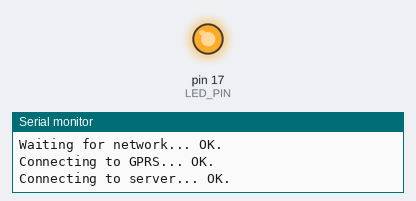
The sketch below on a simulated Arduino Leonardo, built for the host (arithmetic inside an expression is 32-bit, double 64-bit). Shown: output pins drawn as LEDs (lit = HIGH), the last lines printed to the serial monitor. Uploads are accepted with an empty reply.

Above: at 5.87 s.
At 13.5 s:
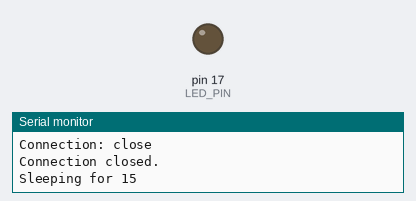
Timing chart, 0 to 25.7 s (numbered marks = the images above):
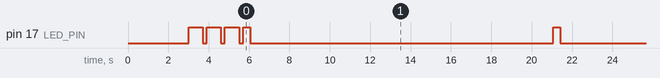

The sketch:

pro_micro_send_data.ino
```cpp
/*
#define TINY_GSM_MODEM_SIM800      // Указываем наш модем. Эта строка у тебя уже есть, убедись, что она здесь.
#define TINY_GSM_RX_BUFFER   64    // Уменьшаем буфер для экономии RAM, может немного помочь и с Flash

// Отключаем все ненужные функции для экономии Flash-памяти
// Компилятор просто не будет включать код для этих функций в прошивку
#define TINY_GSM_HAS_SMS      0
#define TINY_GSM_HAS_CALLS    0
#define TINY_GSM_HAS_LOCATION 0
#define TINY_GSM_HAS_FTP      0
#define TINY_GSM_HAS_BLUETOOTH 0
#define TINY_GSM_HAS_MQTT     0
#define TINY_GSM_HAS_SSL      0 // SSL самый "тяжелый", его отключение даст больше всего экономии

*/


// --- НАСТРОЙКИ GPRS И СЕРВЕРА ---
const char apn[]      = "internet";
const char gprsUser[] = "";
const char gprsPass[] = "";
const char server[]   = "94.228.123.208";
const int  port       = 8001;

#define LOOP_DELAY_SECONDS 15 // <<< ИЗМЕНЕНО: Задержка в конце цикла вместо сна

// --- ПИНЫ ДЛЯ PRO MICRO ---
#define LED_PIN       17  // <<< ИЗМЕНЕНО: Используем RX LED на пине 17
#define MODEM_RST_PIN 5

// --- БИБЛИОТЕКИ (те же самые) ---
#define TINY_GSM_MODEM_SIM800
#include <TinyGsmClient.h>
#include <Wire.h>
#include "RTClib.h"
//#include <Adafruit_Sensor.h>
#include <Adafruit_BME280.h>


// --- ОБЪЕКТЫ И ПЕРЕМЕННЫЕ ---
RTC_DS3231 rtc;
Adafruit_BME280 bme;

// <<< ИЗМЕНЕНО: Используем аппаратный Serial1 на пинах 0(RX) и 1(TX)
#define SerialGSM Serial1
TinyGsm modem(SerialGSM);
TinyGsmClient client(modem);


void blink() {
  int i = 0;
  while(i++ < 3) {
    digitalWrite(17, HIGH);
    delay(700); // Уменьшим задержку, чтобы быстрее увидеть результат
    digitalWrite(17, LOW);
    delay(200);
  }
}


// <<< ИЗМЕНЕНО: Вся логика перенесена из setup() в loop()
// setup() теперь только для однократной инициализации
void setup() {
  // Запускаем Serial для отладки в мониторе порта
  Serial.begin(9600);
  delay(3000); // Даем время на открытие монитора порта
  //Serial.println(F("--- Pro Micro Meteo Station ---"));

  pinMode(LED_PIN, OUTPUT);

  blink();

  // --- 1. Инициализация датчиков ---
  Wire.begin(); // На Pro Micro это пины 2(SDA) и 3(SCL)

  if (!rtc.begin()) {
    Serial.println(F("Error: 1"));
  }

  if (!bme.begin(0x76)) {
    Serial.println(F("Error: 2"));
  }

  // Раскомментируйте эту строку ОДИН РАЗ для установки времени на RTC
  // rtc.adjust(DateTime(F(__DATE__), F(__TIME__)));

/*
  // --- 2. Инициализация модема ---
  pinMode(MODEM_RST_PIN, OUTPUT);
  digitalWrite(MODEM_RST_PIN, HIGH); // Убедимся, что модем не в ресете
  SerialGSM.begin(9600);

  Serial.println(F("Initializing modem..."));
  if (!modem.restart()) {
    Serial.println(F("Failed to restart modem!"));
  }
  Serial.println(F("Modem is ready."));
*/
}

void loop() {
  digitalWrite(LED_PIN, HIGH); // Включаем светодиод, пока работаем


  // // --- 1. Считываем данные с датчиков ---
  // DateTime now = rtc.now();
  // float temperature = bme.readTemperature();
  // float humidity = bme.readHumidity();
  // float pressure = bme.readPressure() / 100.0F;

  // char postData[128];
  // char tempStr[8];
  // char humStr[8];
  // char pressStr[8];

  // // Преобразуем каждое float-число в строку
  // dtostrf(temperature, 4, 1, tempStr); // 4 - общая ширина, 1 - знак после запятой
  // dtostrf(humidity, 4, 1, humStr);
  // dtostrf(pressure, 6, 1, pressStr);   // Давление может быть > 1000, берем ширину побольше

  // snprintf(postData, sizeof(postData), "%04d-%02d-%02d %02d:%02d,%s,%s,%s", now.year(), now.month(), now.day(), now.hour(), now.minute(), tempStr, humStr, pressStr);

  // --- 2. Подключение к сети и отправка ---
  Serial.print(F("Waiting for network..."));
  if (!modem.waitForNetwork()) {
    Serial.println(F(" fail."));
    goToSleep(); // Переходим к задержке, если нет сети
    return;
  }
  Serial.println(F(" OK."));

  Serial.print(F("Connecting to GPRS..."));
  if (!modem.gprsConnect(apn, gprsUser, gprsPass)) {
    Serial.println(F(" fail."));
    goToSleep(); // Переходим к задержке
    return;
  }
  Serial.println(F(" OK."));

  Serial.print(F("Connecting to server..."));
  if (client.connect(server, port)) {
    Serial.println(F(" OK."));

    // <<< ИЗМЕНЕНО: Отправляем HTTP POST-запрос без класса String
    client.print(F("POST / HTTP/1.1\r\n"));
    client.print(F("Host: 94.228.123.208\r\n"));
    // client.print(F("Connection: close\r\n"));
    // client.print(F("Content-Type: text/plain\r\n"));
    // client.print(F("Content-Length: "));
    // client.print(strlen(postData));
    client.print(F("123\r\n\r\n"));
    // client.print(postData);

    Serial.println(F("Data sent. Waiting for response..."));

    // Ждем ответа от сервера
    unsigned long timeout = millis();
    while (client.connected() && millis() - timeout < 5000L) {
      while (client.available()) {
        char c = client.read();
        Serial.write(c);
        timeout = millis();
      }
    }
    Serial.println();
    client.stop();
    Serial.println(F("Connection closed."));

  } else {
    Serial.println(F(" failed."));
  }

  modem.gprsDisconnect();
  //Serial.println(F("GPRS disconnected."));

  // --- 3. Уходим в "сон" ---
  goToSleep();
}

// <<< ИЗМЕНЕНО: Функция сна заменена на простую задержку
void goToSleep() {
  Serial.print(F("Sleeping for "));
  Serial.print(LOOP_DELAY_SECONDS);
  digitalWrite(LED_PIN, LOW); // Выключаем светодиод на время "сна"
  delay(LOOP_DELAY_SECONDS * 1000);
}
```

Measured:
- by itself, pin 17 (LED_PIN): HIGH → LOW at 3.7 s, → HIGH 0.20 s later, → LOW 0.70 s later, → HIGH 0.20 s later, … (23 changes in this stretch)
